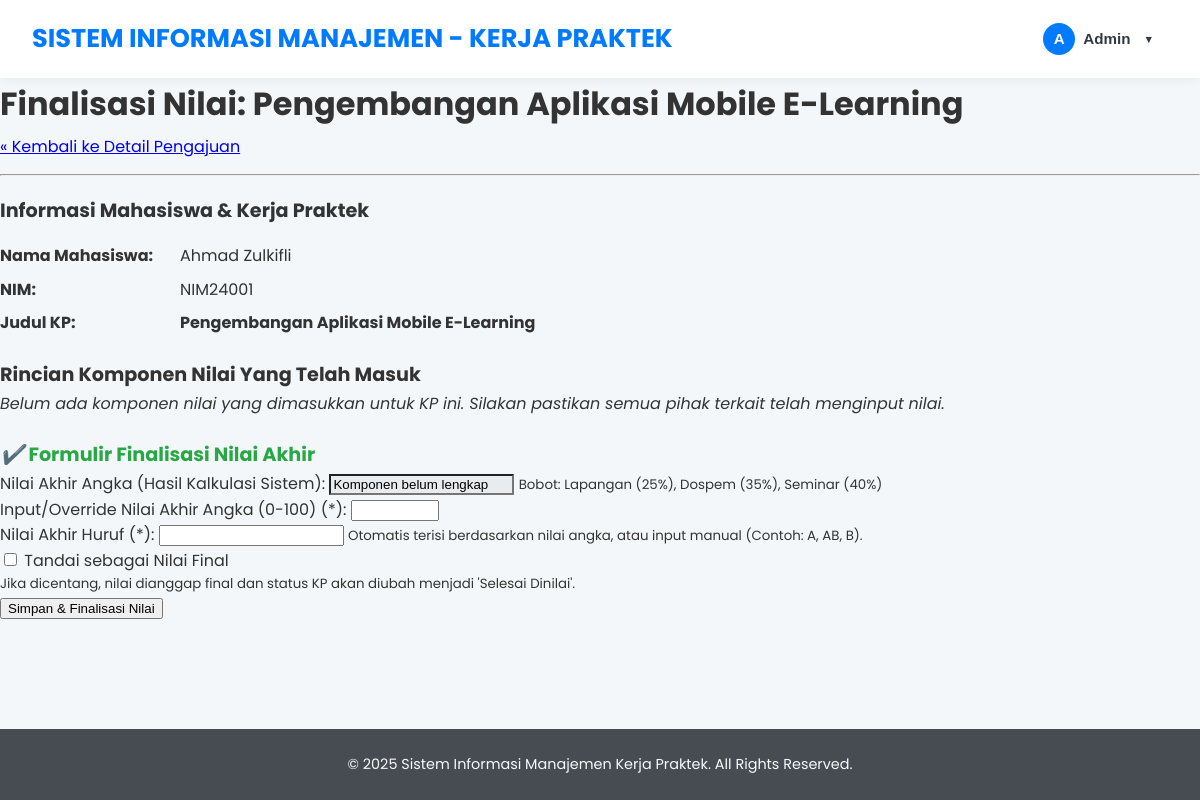
/admin_prodi/nilai_finalisasi_form.php?id_pengajuan=1 (signed in), run on the app's committed database.
### tables this page shows
CREATE TABLE `pengajuan_kp` (
  `id_pengajuan` int NOT NULL,
  `nim` varchar(15) NOT NULL,
  `id_perusahaan` int DEFAULT NULL,
  `judul_kp` varchar(255) DEFAULT NULL,
  `deskripsi_kp` text,
  `tanggal_pengajuan` date NOT NULL,
  `tanggal_mulai_rencana` date DEFAULT NULL,
  `tanggal_selesai_rencana` date DEFAULT NULL,
  `status_pengajuan` enum('draft','diajukan_mahasiswa','diverifikasi_dospem','disetujui_dospem','ditolak_dospem','menunggu_konfirmasi_perusahaan','diterima_perusahaan','ditolak_perusahaan','penentuan_dospem_kp','kp_berjalan','selesai_pelaksanaan','laporan_disetujui','selesai_dinilai','dibatalkan') DEFAULT 'draft',
  `nip_dosen_pembimbing_kp` varchar(20) DEFAULT NULL,
  `catatan_admin` text,
  `catatan_dosen` text,
  `surat_pengantar_path` varchar(255) DEFAULT NULL,
  `surat_balasan_perusahaan_path` varchar(255) DEFAULT NULL,
  `created_at` timestamp NOT NULL DEFAULT CURRENT_TIMESTAMP,
  `updated_at` timestamp NOT NULL DEFAULT CURRENT_TIMESTAMP ON UPDATE CURRENT_TIMESTAMP
);

CREATE TABLE `mahasiswa` (
  `nim` varchar(15) NOT NULL,
  `password` varchar(100) NOT NULL,
  `nama` varchar(100) NOT NULL,
  `email` varchar(100) NOT NULL,
  `no_hp` varchar(20) DEFAULT NULL,
  `prodi` varchar(50) DEFAULT NULL,
  `angkatan` int DEFAULT NULL,
  `ipk` decimal(3,2) DEFAULT '0.00',
  `sks_lulus` int DEFAULT '0',
  `status_akun` enum('pending_verification','active','suspended') DEFAULT 'pending_verification',
  `created_at` timestamp NOT NULL DEFAULT CURRENT_TIMESTAMP,
  `updated_at` timestamp NOT NULL DEFAULT CURRENT_TIMESTAMP ON UPDATE CURRENT_TIMESTAMP
);

### admin_prodi/nilai_finalisasi_form.php (the view, shortened to what this page needs)
<?php
$id_pengajuan_url = null;
$pengajuan_info = null;
$nilai_kp_entry = null;
$calculated_nilai_angka = null;
$determined_nilai_huruf = '';
$error_message_initial_load = '';
if (isset($_GET['id_pengajuan']) && filter_var($_GET['id_pengajuan'], FILTER_VALIDATE_INT) && (int)$_GET['id_pengajuan'] > 0) {
    $id_pengajuan_url = (int)$_GET['id_pengajuan'];
} else {
    $error_message_initial_load = "ID Pengajuan tidak valid atau tidak ditemukan dalam URL.";
}
require_once '../config/db_connect.php';
function getPengajuanAndAllNilai($conn_db, $pengajuan_id, &$out_error_message) {
    $data = ['pengajuan' => null, 'nilai_kp' => null];
    $sql_pengajuan = "SELECT pk.id_pengajuan, pk.judul_kp, pk.status_pengajuan,
                             m.nim, m.nama AS nama_mahasiswa, m.prodi
                      FROM pengajuan_kp pk
                      JOIN mahasiswa m ON pk.nim = m.nim
                      WHERE pk.id_pengajuan = ?";
    $stmt_pengajuan = $conn_db->prepare($sql_pengajuan);
    if ($stmt_pengajuan) {
        $stmt_pengajuan->bind_param("i", $pengajuan_id);
        $stmt_pengajuan->execute();
        $result_pengajuan = $stmt_pengajuan->get_result();
        if ($result_pengajuan->num_rows === 1) {
            $data['pengajuan'] = $result_pengajuan->fetch_assoc();
            $sql_nilai = "SELECT * FROM nilai_kp WHERE id_pengajuan = ?";
            $stmt_nilai = $conn_db->prepare($sql_nilai);
            if ($stmt_nilai) {
                $stmt_nilai->bind_param("i", $pengajuan_id);
                $stmt_nilai->execute();
                $result_nilai = $stmt_nilai->get_result();
            } else { $out_error_message .= " Gagal ambil data nilai KP."; }
        } else { if (empty($out_error_message)) $out_error_message = "Pengajuan KP (ID: ".htmlspecialchars($pengajuan_id).") tidak ditemukan."; }
    } else { $out_error_message = "Gagal siapkan query info pengajuan: " . htmlspecialchars($conn_db->error); }
    return $data;
}
$display_error_message = $error_message_initial_load;
if ($id_pengajuan_url !== null && empty($error_message_initial_load)) {
    if ($conn && ($conn instanceof mysqli) && !$conn->connect_error) {
        $fetch_error_temp = '';
        $fetched_data = getPengajuanAndAllNilai($conn, $id_pengajuan_url, $fetch_error_temp);
        if (is_array($fetched_data) && isset($fetched_data['pengajuan']) && $fetched_data['pengajuan'] !== null) {
            $pengajuan_info = $fetched_data['pengajuan'];
            $nilai_kp_entry = isset($fetched_data['nilai_kp']) ? $fetched_data['nilai_kp'] : null;
        } elseif (empty($display_error_message)) {
            $display_error_message = !empty($fetch_error_temp) ? $fetch_error_temp : "Data pengajuan KP tidak dapat dimuat (ID: ".htmlspecialchars($id_pengajuan_url).").";
        }
    } elseif (empty($display_error_message)) {
        $display_error_message = "Koneksi database tidak tersedia untuk memuat data.";
    }
}
if ($pengajuan_info && isset($pengajuan_info['judul_kp'])) {
    $page_title = "Finalisasi Nilai: " . htmlspecialchars($pengajuan_info['judul_kp']);
} elseif ($id_pengajuan_url !== null) {
     $page_title = "Finalisasi Nilai KP (ID: ".htmlspecialchars($id_pengajuan_url).")";
}
require_once '../includes/header.php';
?>
<div class="page-layout-wrapper">
    <main class="main-content-area">
        <div class="form-container finalisasi-nilai-form">
            <h1><?php echo htmlspecialchars($page_title); ?></h1>
            <a href="/KP/admin_prodi/pengajuan_kp_detail_admin.php?id_pengajuan=<?php echo $id_pengajuan_url; ?>" class="btn btn-light btn-sm mb-3">&laquo; Kembali ke Detail Pengajuan</a>
            <hr>
            <?php if ($pengajuan_info): ?>
                <div class="info-section card mb-4">
                    <div class="card-header"><h3>Informasi Mahasiswa & Kerja Praktek</h3></div>
                    <div class="card-body">
                        <dl>
                            <dt>Nama Mahasiswa:</dt><dd><?php echo htmlspecialchars($pengajuan_info['nama_mahasiswa']); ?></dd>
                            <dt>NIM:</dt><dd><?php echo htmlspecialchars($pengajuan_info['nim']); ?></dd>
                            <dt>Judul KP:</dt><dd><strong><?php echo htmlspecialchars($pengajuan_info['judul_kp']); ?></strong></dd>
                        </dl>
                    </div>
                </div>
                <div class="info-section card mb-4">
                    <div class="card-header"><h3>Rincian Komponen Nilai Yang Telah Masuk</h3></div>
                    <div class="card-body">
                        <?php if ($nilai_kp_entry): ?>
                            <dl class="nilai-komponen-display">
                                <dt>Pembimbing Lapangan:</dt><dd><?php echo $nilai_kp_entry['nilai_pembimbing_lapangan'] !== null ? htmlspecialchars(number_format($nilai_kp_entry['nilai_pembimbing_lapangan'],2)) : '<em>Belum diinput</em>'; ?></dd>
                                <dt>Dosen Pembimbing:</dt><dd><?php echo $nilai_kp_entry['nilai_dosen_pembimbing'] !== null ? htmlspecialchars(number_format($nilai_kp_entry['nilai_dosen_pembimbing'],2)) : '<em>Belum diinput</em>'; ?></dd>
                                <dt>Penguji 1 Seminar:</dt><dd><?php echo $nilai_kp_entry['nilai_penguji1_seminar'] !== null ? htmlspecialchars(number_format($nilai_kp_entry['nilai_penguji1_seminar'],2)) : '<em>Belum diinput</em>'; ?></dd>
                                <dt>Penguji 2 Seminar:</dt><dd><?php echo $nilai_kp_entry['nilai_penguji2_seminar'] !== null ? htmlspecialchars(number_format($nilai_kp_entry['nilai_penguji2_seminar'],2)) : '<em>Belum diinput</em>'; ?></dd>
                            </dl>
                            <?php
                                $all_components_filled = ($nilai_kp_entry['nilai_pembimbing_lapangan'] !== null &&
                                                          $nilai_kp_entry['nilai_dosen_pembimbing'] !== null &&
                                                          $nilai_kp_entry['nilai_penguji1_seminar'] !== null &&
                                                          ($nilai_kp_entry['nilai_penguji2_seminar'] !== null || $seminar_detail['nip_dosen_penguji2'] === null)
                                                         );
                                if (!$all_components_filled):
                            ?>
                                <div class="message warning mt-3"><p>Perhatian: Belum semua komponen nilai utama terisi. Perhitungan nilai akhir mungkin belum optimal atau akurat.</p></div>
                            <?php endif; ?>
                        <?php else: ?>
                            <p><em>Belum ada komponen nilai yang dimasukkan untuk KP ini. Silakan pastikan semua pihak terkait telah menginput nilai.</em></p>
                        <?php endif; ?>
                    </div>
                </div>
                <form action="/KP/admin_prodi/nilai_finalisasi_form.php?id_pengajuan=<?php echo $id_pengajuan_url; ?>" method="POST" class="action-form card">
                    <div class="card-header"><h3><i class="icon-checkmark"></i> Formulir Finalisasi Nilai Akhir</h3></div>
                    <div class="card-body">
                        <div class="form-group">
                            <label for="nilai_akhir_angka_calc">Nilai Akhir Angka (Hasil Kalkulasi Sistem):</label>
                            <input type="text" id="nilai_akhir_angka_calc" class="form-control readonly-input"
                                   value="<?php echo ($calculated_nilai_angka !== null) ? htmlspecialchars(number_format($calculated_nilai_angka, 2)) : 'Komponen belum lengkap'; ?>" readonly
                                   title="Nilai ini dihitung otomatis berdasarkan bobot. Anda bisa override di bawah.">
                            <small>Bobot: Lapangan (<?php echo BOBOT_PEMBIMBING_LAPANGAN*100;?>%), Dospem (<?php echo BOBOT_DOSEN_PEMBIMBING*100;?>%), Seminar (<?php echo BOBOT_SEMINAR_PENGUJI*100;?>%)</small>
                        </div>
                        <div class="form-group">
                            <label for="nilai_akhir_angka">Input/Override Nilai Akhir Angka (0-100) (*):</label>
                            <input type="number" id="nilai_akhir_angka" name="nilai_akhir_angka" class="form-control"
                                   min="0" max="100" step="0.01"
                                   value="<?php echo htmlspecialchars( ($nilai_kp_entry && isset($nilai_kp_entry['nilai_akhir_angka'])) ? $nilai_kp_entry['nilai_akhir_angka'] : ($calculated_nilai_angka !== null ? number_format($calculated_nilai_angka, 2) : (isset($_POST['nilai_akhir_angka']) ? $_POST['nilai_akhir_angka'] : '')) ); ?>" required
                                   onchange="updateNilaiHuruf(this.value)">
                        </div>
                        <div class="form-group">
                            <label for="nilai_akhir_huruf">Nilai Akhir Huruf (*):</label>
                            <input type="text" id="nilai_akhir_huruf" name="nilai_akhir_huruf" class="form-control"
                                   value="<?php echo htmlspecialchars( ($nilai_kp_entry && isset($nilai_kp_entry['nilai_akhir_huruf'])) ? $nilai_kp_entry['nilai_akhir_huruf'] : ($determined_nilai_huruf ?: (isset($_POST['nilai_akhir_huruf']) ? $_POST['nilai_akhir_huruf'] : '')) ); ?>" required maxlength="3">
                            <small>Otomatis terisi berdasarkan nilai angka, atau input manual (Contoh: A, AB, B).</small>
                        </div>
                        <div class="form-group">
                            <input type="checkbox" id="is_final" name="is_final" value="1" <?php echo ($nilai_kp_entry && isset($nilai_kp_entry['is_final']) && $nilai_kp_entry['is_final'] == 1) ? 'checked' : ''; ?>>
                            <label for="is_final" style="display:inline; font-weight:normal;"> Tandai sebagai Nilai Final</label>
                            <small style="display:block;">Jika dicentang, nilai dianggap final dan status KP akan diubah menjadi 'Selesai Dinilai'.</small>
                        </div>
                        <div class="form-actions">
                            <button type="submit" name="submit_finalisasi_nilai" class="btn btn-success">Simpan & Finalisasi Nilai</button>
                        </div>
                    </div>
                </form>
            <?php elseif(empty($display_error_message)): ?>
                <div class="message info"><p>Silakan periksa kembali ID Pengajuan pada URL.</p></div>
            <?php endif; ?>
        </div>
    </main>
</div>
<?php
require_once '../includes/footer.php';
?>

### includes/header.php (style rules this page uses)
:root { --primary-color: #007BFF; --primary-hover: #0056b3; --secondary-color: #6c757d; --dark-color: #343a40; --light-color: #f8f9fa; --background-color: #f4f7f9; --text-color: #333; --border-color: #dee2e6; --card-shadow: 0 4px 15px rgba(0,0,0,0.06); --border-radius: 12px; }
* { box-sizing: border-box; }
body, h1, h2, h3, h4, h5, h6, p, ul, ol { margin: 0; padding: 0; }
body { font-family: 'Poppins', sans-serif; line-height: 1.6; background-color: var(--background-color); color: var(--text-color); display: flex; flex-direction: column; min-height: 100vh; }

### admin_prodi/nilai_finalisasi_form.php (style rules this page uses)
.finalisasi-nilai-form h1 { margin-top: 0; margin-bottom: 5px; }
.finalisasi-nilai-form hr { margin-top:15px; margin-bottom: 20px; }
.btn.mb-3 { margin-bottom: 1rem !important; }
.icon-checkmark::before { content: "✔️ "; }
.info-section.card { margin-bottom: 1.5rem; }
.info-section.card .card-header h3 { font-size: 1.2em; }
.info-section.card .card-body dl dt { width: 180px; float:left; font-weight:bold; margin-bottom:0.5rem; padding-right: 10px; box-sizing: border-box; }
.info-section.card .card-body dl dd { margin-left: 180px; margin-bottom:0.5rem; }
.action-form.card .card-header h3 { font-size: 1.2em; color: #28a745; }
.readonly-input { background-color: #e9ecef; cursor: not-allowed; }

### data on the page
pengajuan_kp: judul_kp "Finalisasi Nilai: Pengembangan Aplikasi Mobile E-Learning", nim.nama "Ahmad Zulkifli", nim.nim "NIM24001", judul_kp "Pengembangan Aplikasi Mobile E-Learning"

### other printed values
substr($user_nama, 0, 1) "A"
explode(' ', $user_nama)[0] "Admin"
BOBOT_PEMBIMBING_LAPANGAN*100 "25"
BOBOT_DOSEN_PEMBIMBING*100 "35"
BOBOT_SEMINAR_PENGUJI*100 "40"
